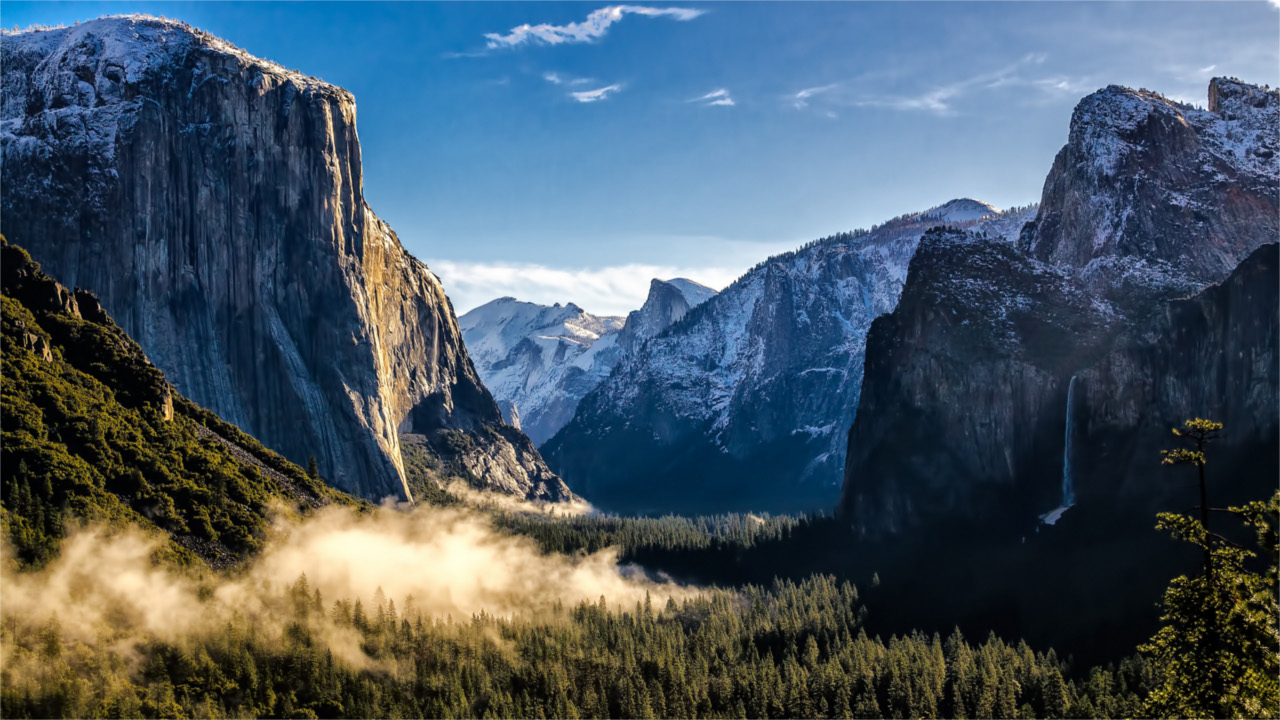
//> input picture Algorithms/test_data/1280_720_16.jpg, 1280 x 720 px
$ ./spatialGradient ../../test_data/1280_720_16.jpg   (built with g++ and OpenCV 4)
//> lines starting //> are read from the running program, lines starting //| are printed output that depends on the picture
/**********************************

		spatialGradient.cpp

	Created by Joshua Smith

		2017-04-12

***********************************/

#include <stdio.h>
#include <iostream>
#include <fstream>
#include <chrono>
#include <opencv2/opencv.hpp>


int main(int argc, char** argv )
{
    if ( argc != 2 )
    {
        printf("ERROR: No image provided\n");
        return -1;
    }

	std::ofstream logfile;
  	logfile.open ("log.txt", std::fstream::in | std::fstream::out | std::fstream::app);
	logfile << "algorithm:spatialGradient,";
	logfile << "type:cpu,";
	logfile << "OCVVersion:" << CV_VERSION << ",";

    cv::Mat input;
	cv::Mat output;
    input = cv::imread( argv[1], 1 );
//> input is the input picture: 720 rows x 1280 cols, CV_8UC3; mean B, G, R 100.4, 88, 71.7

    if ( !input.data )
    {
        printf("No image data \n");
        return -1;
    }
    cv::Mat dx(input.size(), CV_16SC1);
    cv::Mat dy(input.size(), CV_16SC1);
    cv::cvtColor(input, input, cv::COLOR_RGB2GRAY);
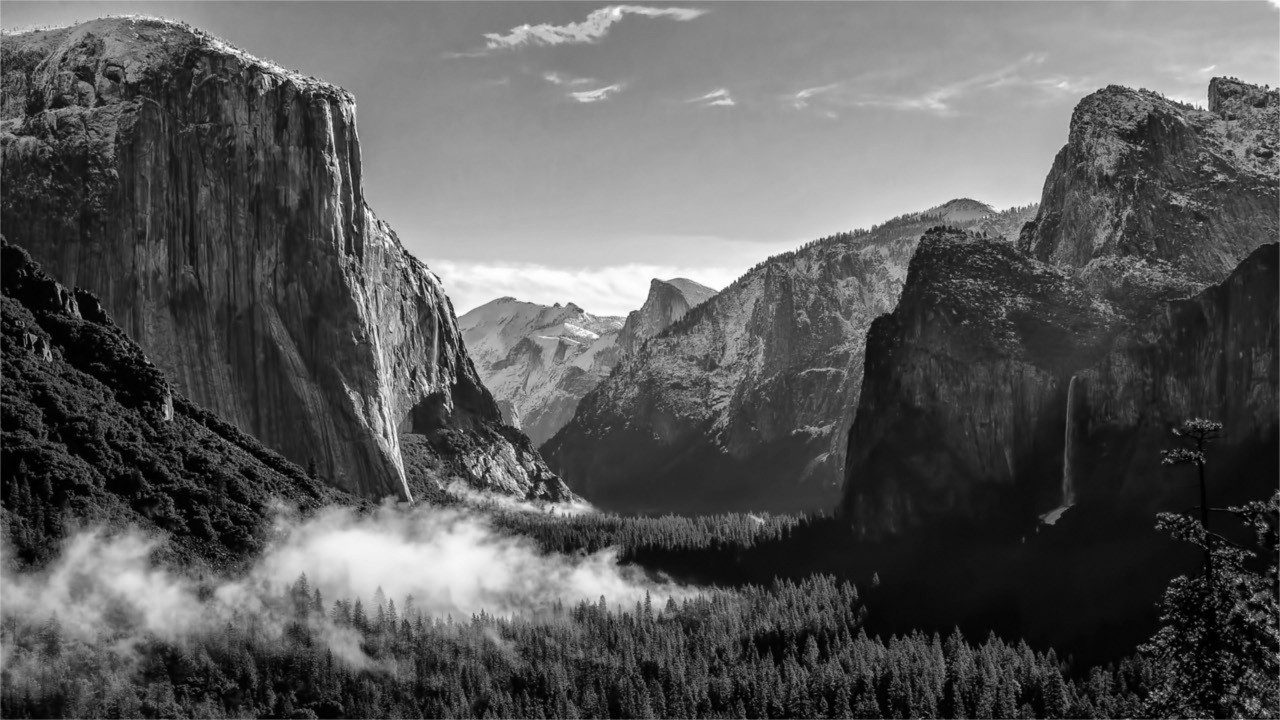
//> input: 720 rows x 1280 cols, CV_8UC1; min 0, max 255, mean 89.8

    auto t1 = std::chrono::high_resolution_clock::now();

    spatialGradient(input, dx, dy);
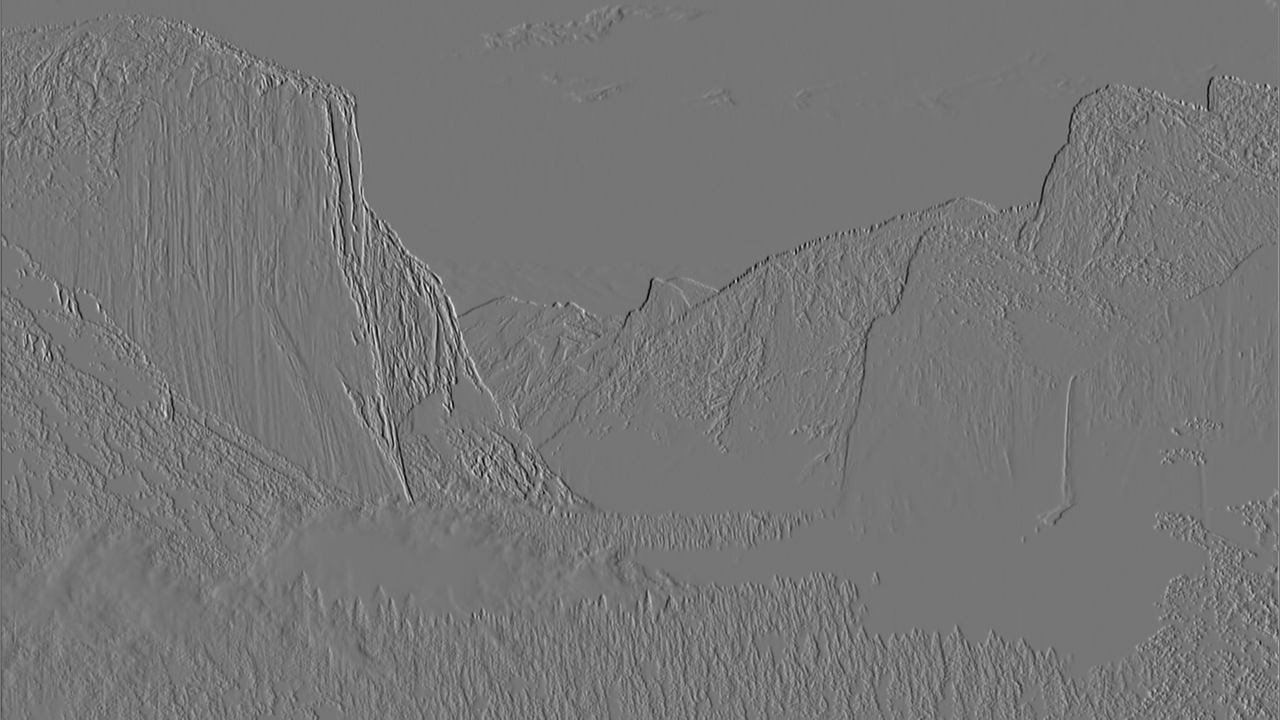
//> dx: 720 rows x 1280 cols, CV_16SC1; min -662, max 767, mean 0; drawn with min black and max white
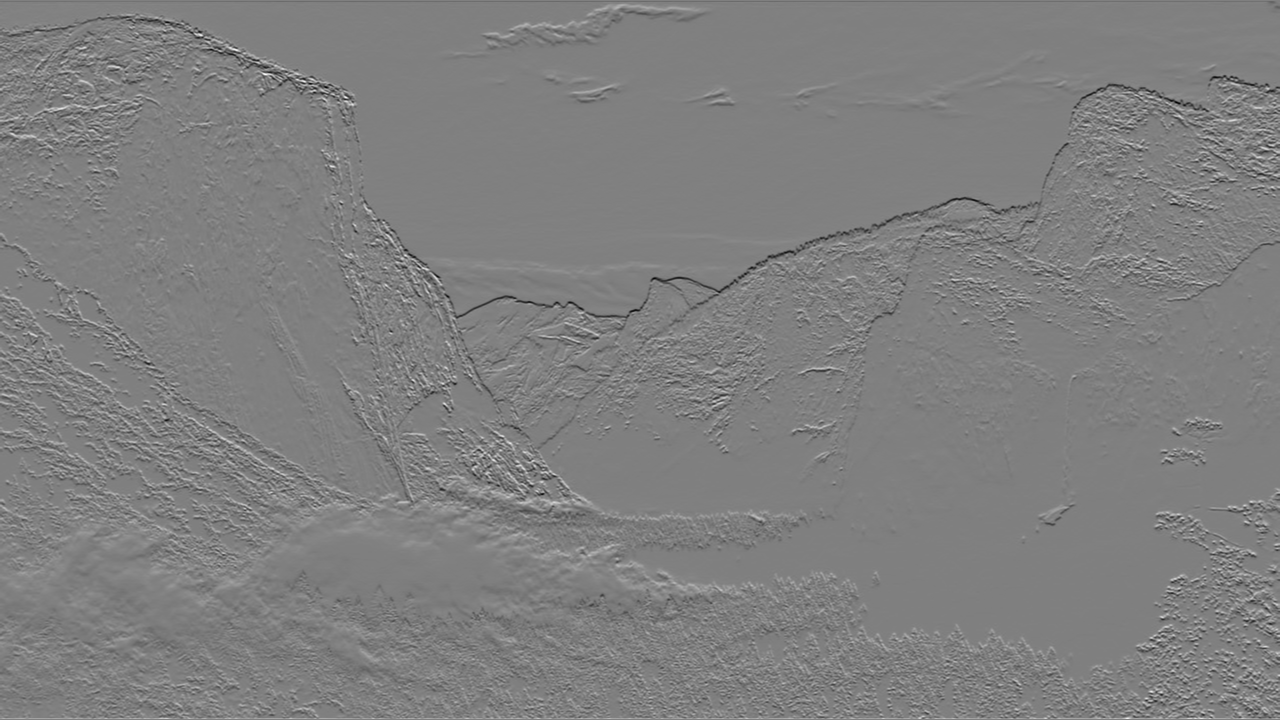
//> dy: 720 rows x 1280 cols, CV_16SC1; min -662, max 657, mean -1.1; drawn with min black and max white

    auto t2 = std::chrono::high_resolution_clock::now();

	logfile << "width:" << input.cols << ","
            << "height:" << input.rows << ","
            << "dataType:" << input.type() << ","
            << "time:"	<< std::chrono::duration_cast<std::chrono::microseconds>(t2-t1).count() << "\n";
	logfile.close();
    return 0;
}
